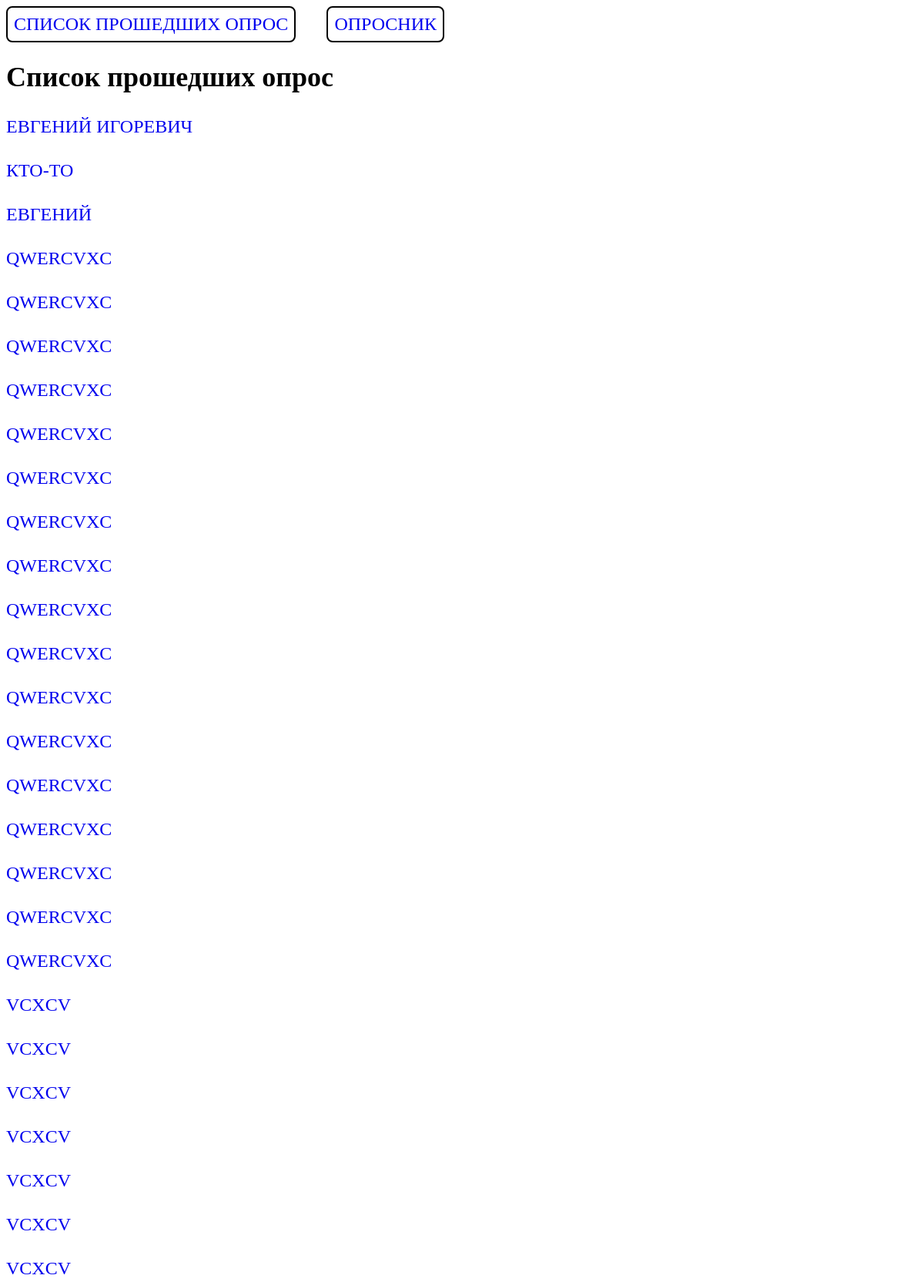
The page / (upper part) on the database its author committed.
### questions/models.py (models this page shows, shortened)
class MyQuesyion(models.Model):
    name = models.CharField(max_length=100, verbose_name="ФИО")
    age = models.ForeignKey("Age", on_delete=models.CASCADE, verbose_name="Возраст")
    work = models.ForeignKey(
        "Work", on_delete=models.CASCADE, verbose_name="Социальный статус(работа)"
    )
    position = models.ForeignKey(
        "Position",
        on_delete=models.CASCADE,
        verbose_name="Позиция",
        null=True,
        blank=True,
    )
    level_of_awareness = models.ForeignKey(
        "LevelOfAwareness",
        on_delete=models.CASCADE,
        verbose_name="Уровень осведомленности",
    )
    activity_in_social_networks = models.ForeignKey(
        "ActivityInSocialNetworks",
        on_delete=models.CASCADE,
        verbose_name="Активность в соц. сетях",
    )
    message_board_activity = models.ForeignKey(
        "MessageBoardActivity",
        on_delete=models.CASCADE,
        verbose_name="Активность доски объявлений",
    )
    activity_on_online_trading_platforms = models.ForeignKey(
        "ActivityOnJnlineTradingPlatforms",
        on_delete=models.CASCADE,
        verbose_name="Активность на торговых интернет-платформах",
    )
    anonymity_on_the_internet = models.ForeignKey(
        "AnonymityOnTheInternet",
        on_delete=models.CASCADE,
        verbose_name="Анонимности в Интернете",
    )
    use_of_reaction_enhancers = models.ForeignKey(
        "UseOfReactionEnhancers",
        on_delete=models.CASCADE,
        verbose_name="Применение усилителей реакции",
    )
    created = models.DateTimeField(auto_now_add=True, verbose_name="Дата создания")
    class Meta:
        ordering = ["-created"]
        verbose_name = "Опросник пользователя"
        verbose_name_plural = "Опросники"
    result = property(_get_result)

### questions/views.py (the view)
# urls.py: path("", ResultListView.as_view(), name="results_user_question"),
class ResultListView(ListView):
    model = MyQuesyion
    template_name = "questions/results.html"

### questions/templates/questions/results.html (shortened to what this page needs)
{% extends "base.html" %}
{% load static %}
{% block content %}
<h1>Список прошедших опрос</h1>
  <ul class="results">
    {% for result in object_list %}
        <li>
            <a href="{% url 'questions:result_user_question' result.pk %}">{{result.name}}</a>
        </li>
    {% endfor %}
    </ul>
{% endblock content %}

### static/css/base.css (style rules this page uses)
p, a, li { font-size: 2vw; }
h1 { font-size: 3vw; }
.results { margin: 0; padding: 0; }
.results > li { list-style: none; }
.results > li > a { display: block; text-transform: uppercase; text-decoration: none; margin-top: 30px; }

### rows shown on the page
MyQuesyion: name "ЕВГЕНИЙ ИГОРЕВИЧ"
MyQuesyion: name "КТО-ТО"
MyQuesyion: name "ЕВГЕНИЙ"
MyQuesyion: name "QWERCVXC"
MyQuesyion: name "QWERCVXC"
MyQuesyion: name "QWERCVXC"
MyQuesyion: name "QWERCVXC"
MyQuesyion: name "QWERCVXC"
MyQuesyion: name "QWERCVXC"
MyQuesyion: name "QWERCVXC"
MyQuesyion: name "QWERCVXC"
MyQuesyion: name "QWERCVXC"
MyQuesyion: name "QWERCVXC"
MyQuesyion: name "QWERCVXC"
MyQuesyion: name "QWERCVXC"
MyQuesyion: name "QWERCVXC"
MyQuesyion: name "QWERCVXC"
MyQuesyion: name "QWERCVXC"
MyQuesyion: name "QWERCVXC"
MyQuesyion: name "QWERCVXC"
MyQuesyion: name "VCXCV"
MyQuesyion: name "VCXCV"
MyQuesyion: name "VCXCV"
MyQuesyion: name "VCXCV"
MyQuesyion: name "VCXCV"
MyQuesyion: name "VCXCV"
MyQuesyion: name "VCXCV"
